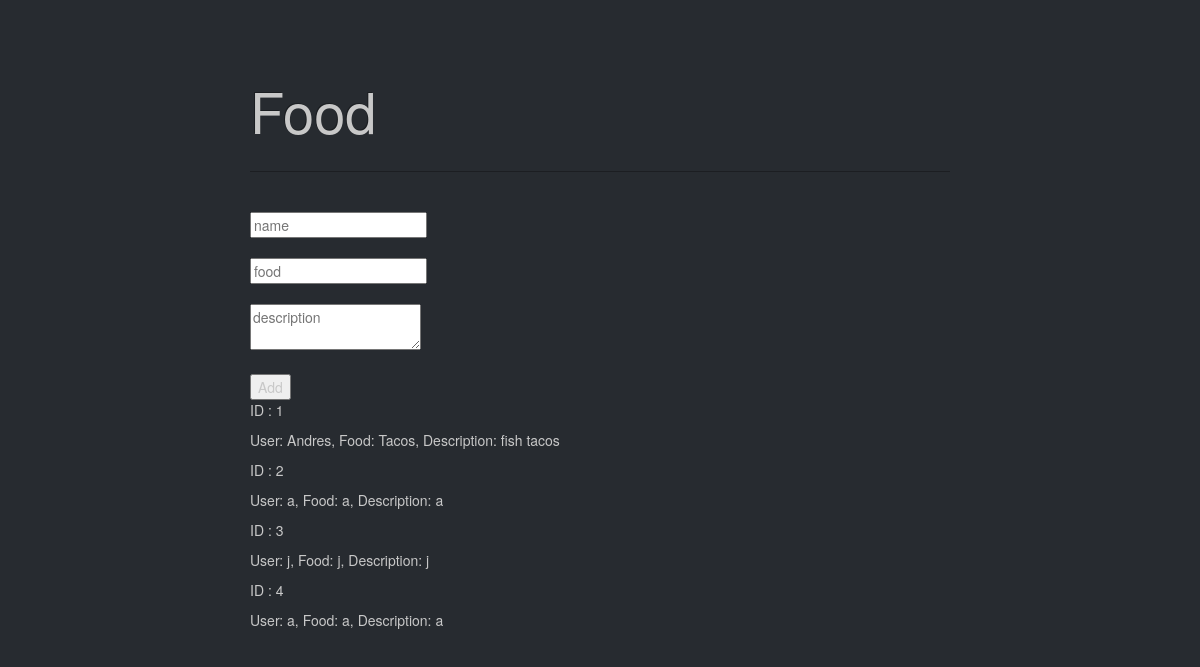
The page / on the database its author committed.
### oms_leet/models.py (models this page shows, shortened)
class FavouriteFood(models.Model):
    username = models.CharField(max_length=50)
    foodName = models.CharField(max_length=50)
    description = models.TextField()

### oms_leet/views.py (the view)
# urls.py: path('', views.main_page, name='main_page'), # Creates a URL for the page you want to print the first argument in the function is the URL ending, the second is the function from the views and the thir
def main_page(request):
    food_dataset = FavouriteFood.objects.all()
    context = {'food_dataset':food_dataset}
    return render(request, 'oms_leet/food_list.html', context)

### oms_leet/templates/oms_leet/food_list.html (shortened to what this page needs)
{% extends "base.html" %}
{% load static %}
{% block page_title %}Food{% endblock %}
{% block body %}
    <form action = "/user_input" method="get">
        <br><input type="text" name="name" placeholder="name"/></br>
        <br><input type="text" name="food" placeholder="food"/></br>
        <br><textarea type="text" name="description" placeholder="description"></textarea></br>
        <br><button type="Add">
            Add
        </button></br>
        {% for food in food_dataset %}
            <p> ID : {{food.id}} </p>
            <p> User: {{food.username}}, Food: {{food.foodName}}, Description: {{food.description}} </p>
        {% endfor %}
{% endblock %}

### oms_leet/templates/base.html (shortened to what this page needs)
{% load static %}
<!DOCTYPE html>
<html lang="en">
  <head>
    <link href="{% static "css/custom.min.css" %}" rel="stylesheet">
    <link href="{% static "css/bootstrap.css" %}" rel="stylesheet">
    <link href="{% static "css/ie10-viewport-bug-workaround.css" %}" rel="stylesheet">
    <link href="{% static "css/jumbotron-narrow.css" %}" rel="stylesheet">
  </head>
  <body>
    <div class="container">
      <div class="page-header">
        <div class="row">
          <div class="col-lg-8 col-md-7 col-sm-6">
            <h1>{% block page_title %}{% endblock %}</h1>
          </div>
        </div>
      </div>
      {% block body %}{% endblock %}
    </div>
  </body>
</html>

### oms_leet/static/css/jumbotron-narrow.css (style rules this page uses)
body { padding-top: 20px; padding-bottom: 20px; }
@media (min-width: 768px) { .container { max-width: 730px; } }

### rows shown on the page
FavouriteFood: id "1", username "Andres", foodName "Tacos", description "fish tacos"
FavouriteFood: id "2", username "a", foodName "a", description "a"
FavouriteFood: id "3", username "j", foodName "j", description "j"
FavouriteFood: id "4", username "a", foodName "a", description "a"
